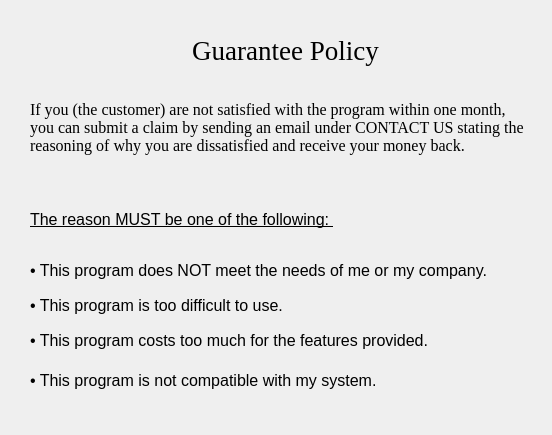
<?xml version="1.0" encoding="UTF-8"?>
<ui version="4.0">
 <class>guarantee</class>
 <widget class="QDialog" name="guarantee">
  <property name="geometry">
   <rect>
    <x>0</x>
    <y>0</y>
    <width>552</width>
    <height>435</height>
   </rect>
  </property>
  <property name="windowTitle">
   <string>Dialog</string>
  </property>
  <widget class="QLabel" name="label">
   <property name="geometry">
    <rect>
     <x>30</x>
     <y>210</y>
     <width>441</width>
     <height>51</height>
    </rect>
   </property>
   <property name="font">
    <font>
     <pointsize>12</pointsize>
     <underline>true</underline>
    </font>
   </property>
   <property name="text">
    <string>The reason MUST be one of the following: </string>
   </property>
   <property name="alignment">
    <set>Qt::AlignLeading|Qt::AlignLeft|Qt::AlignTop</set>
   </property>
   <property name="wordWrap">
    <bool>true</bool>
   </property>
  </widget>
  <widget class="QLabel" name="label_2">
   <property name="geometry">
    <rect>
     <x>30</x>
     <y>250</y>
     <width>511</width>
     <height>41</height>
    </rect>
   </property>
   <property name="font">
    <font>
     <pointsize>12</pointsize>
    </font>
   </property>
   <property name="text">
    <string>• This program does NOT meet the needs of me or my company.</string>
   </property>
   <property name="wordWrap">
    <bool>true</bool>
   </property>
  </widget>
  <widget class="QLabel" name="label_4">
   <property name="geometry">
    <rect>
     <x>30</x>
     <y>330</y>
     <width>511</width>
     <height>21</height>
    </rect>
   </property>
   <property name="font">
    <font>
     <pointsize>12</pointsize>
    </font>
   </property>
   <property name="text">
    <string>• This program costs too much for the features provided.</string>
   </property>
  </widget>
  <widget class="QLabel" name="Title">
   <property name="geometry">
    <rect>
     <x>130</x>
     <y>20</y>
     <width>311</width>
     <height>61</height>
    </rect>
   </property>
   <property name="font">
    <font>
     <family>Times New Roman</family>
     <pointsize>20</pointsize>
    </font>
   </property>
   <property name="text">
    <string>Guarantee Policy</string>
   </property>
   <property name="textFormat">
    <enum>Qt::RichText</enum>
   </property>
   <property name="alignment">
    <set>Qt::AlignCenter</set>
   </property>
   <property name="wordWrap">
    <bool>false</bool>
   </property>
  </widget>
  <widget class="QLabel" name="body">
   <property name="geometry">
    <rect>
     <x>30</x>
     <y>100</y>
     <width>501</width>
     <height>91</height>
    </rect>
   </property>
   <property name="font">
    <font>
     <family>Times New Roman</family>
     <pointsize>12</pointsize>
    </font>
   </property>
   <property name="text">
    <string>If you (the customer) are not satisfied with the program within one month, you can submit a claim by sending an email under CONTACT US stating the reasoning of why you are dissatisfied and receive your money back. </string>
   </property>
   <property name="textFormat">
    <enum>Qt::RichText</enum>
   </property>
   <property name="alignment">
    <set>Qt::AlignLeading|Qt::AlignLeft|Qt::AlignTop</set>
   </property>
   <property name="wordWrap">
    <bool>true</bool>
   </property>
  </widget>
  <widget class="QLabel" name="label_3">
   <property name="geometry">
    <rect>
     <x>30</x>
     <y>290</y>
     <width>491</width>
     <height>31</height>
    </rect>
   </property>
   <property name="font">
    <font>
     <pointsize>12</pointsize>
    </font>
   </property>
   <property name="text">
    <string>• This program is too difficult to use.</string>
   </property>
  </widget>
  <widget class="QLabel" name="label_5">
   <property name="geometry">
    <rect>
     <x>30</x>
     <y>370</y>
     <width>511</width>
     <height>21</height>
    </rect>
   </property>
   <property name="font">
    <font>
     <pointsize>12</pointsize>
    </font>
   </property>
   <property name="text">
    <string>• This program is not compatible with my system.</string>
   </property>
  </widget>
 </widget>
 <resources/>
 <connections/>
</ui>
